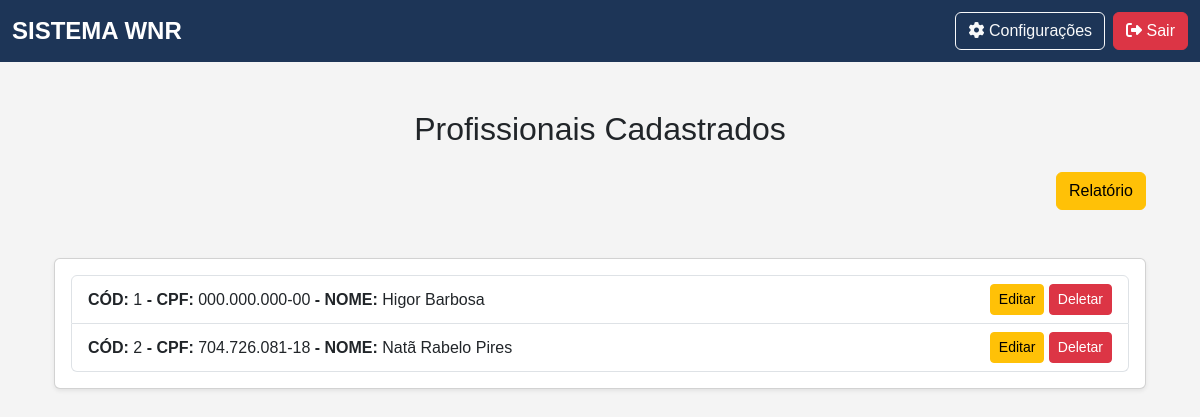
/listar_profissional (signed in), run on the app's committed database.
### app/models.py (models this page shows)
class Profissional(db.Model):
    __tablename__ = "profissionais"
    id                      = Column(Integer, primary_key=True, index=True)
    nome                    = Column(String, index=True)
    cpf                     = Column(String(11), unique=True, index=True)
    email                   = Column(String, unique=True, index=True)
    data_nascimento         = Column(Date)
    bairro                  = Column(String)
    banco                   = Column(String)
    cep                     = Column(String(8))
    cidade                  = Column(String)
    graduacao               = Column(String)
    issqn                   = Column(String)
    fone_pessoal            = Column(String)
    fone_profissional       = Column(String)
    foto                    = Column(String)
    curriculum_lattes       = Column(String)
    dias_horas_disponiveis  = Column(String)
    endereco_profissional   = Column(String)
    estado                  = Column(String)
    observacoes             = Column(String)
    pix                     = Column(String)
    registro_profissional   = Column(String)
    rg                      = Column(String)
    valor_minimo            = Column(Float)
    encaminhamentos = relationship("Encaminhamento", back_populates="profissional", cascade="all, delete-orphan")
    guias = relationship("Guia", back_populates="profissional")

### app/routes/professional_routes.py (the view)
@professional_bp.route('/listar_profissional', methods=['GET', 'POST'])
@login_required
@role_required('atendimento', 'financeiro', 'admin')
def listar_profissional():
    profissionais = Profissional.query.all()
    return render_template('professional/list.html', profissionais=profissionais)

### app/__init__.py (called while the page is built)
@login_manager.user_loader
def load_user(id):
    return Usuario.query.get(int(id))  # Converte para inteiro e busca no banco

### app/templates/professional/list.html (shortened to what this page needs)
{% extends 'base.html' %}
{% block content %}
<div class="container mt-5">
    <h2 class="text-center mb-4 mt-5">Profissionais Cadastrados</h2>
    <div class="row mt-4 mb-5">
        <div class="col-md-12 text-end">
            <a href="{{ url_for('report_bp.report_profissional') }}" class="btn btn-md btn-warning">Relatório</a>
        </div>
    </div>
    <div class="card shadow-sm">
        <div class="card-body">
            <ul class="list-group">
                {% for profissional in profissionais %}
                    <li class="list-group-item d-flex justify-content-between align-items-center">
                        <div>
                            <strong>CÓD: </strong>{{profissional.id}}
                            <strong> - CPF: </strong>{{profissional.cpf}}
                            <strong> - NOME: </strong>{{profissional.nome}}
                        </div>
                        <div>
                            <a href="{{ url_for('professional_bp.editar_profissional', id=profissional.id) }}" class="btn btn-sm btn-warning">Editar</a>
                            <a href="{{ url_for('professional_bp.deletar_profissional', id=profissional.id) }}" class="btn btn-sm btn-danger" data-bs-toggle="modal" data-bs-target="#confirmarExclusao" data-id="{{ profissional.id }}" >Deletar</a>
                        </div>
                    </li>
                {% endfor %}
            </ul>
        </div>
    </div>
</div>
{% endblock %}

### app/static/css/base.css (style rules this page uses)
body { background-color: #f4f4f4; font-family: 'Arial', sans-serif; margin: 0; padding: 0; }

### data on the page
Profissional: id "1", cpf "000.000.000-00", nome "Higor Barbosa"
Profissional: id "2", cpf "704.726.081-18", nome "Natã Rabelo Pires"
